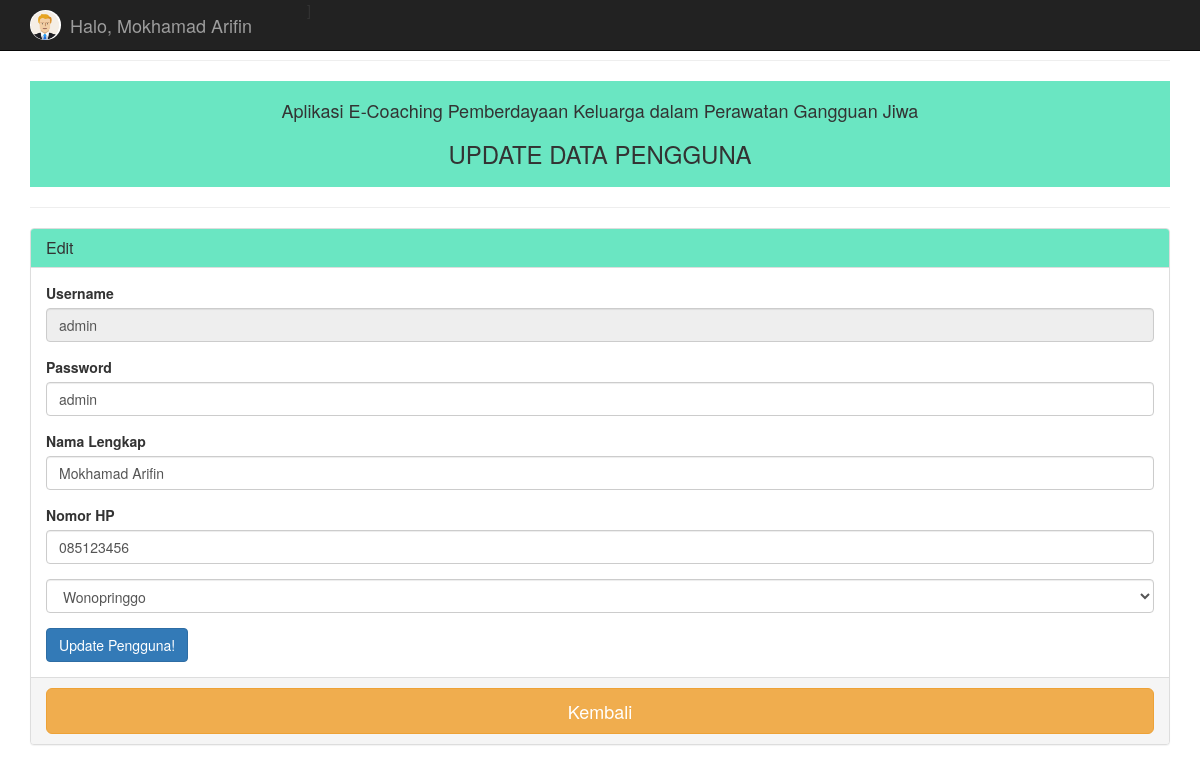
/editpengguna.php?id=admin (signed in), run on the app's committed database.
### tables this page shows
CREATE TABLE `user` (
  `username` varchar(20) NOT NULL,
  `password` varchar(50) NOT NULL,
  `level` enum('Administrator','Perawat','Kader','Dinas','Dokter','Keluarga') NOT NULL,
  `nama` varchar(200) NOT NULL,
  `no_hp` varchar(100) NOT NULL,
  `puskesmas` varchar(100) NOT NULL
);

### editpengguna.php (the view, shortened to what this page needs)
<?php
include "connection.php";
?>
<!DOCTYPE html>
<html>
<head>
    <link rel="stylesheet" href="assets/bootstrap/css/bootstrap.min.css">
    <link rel="stylesheet" href="assets/font-awesome/css/font-awesome.min.css">
</head>
<body>
    <nav class="navbar navbar-inverse navbar-fixed-top" role="navigation">
        <div class="container">
            <div class="navbar-header">]
                <a class="navbar-brand" href="#">
                    <?php
                    echo "<img style='height: 30px; margin-top: -5px;' src='assets/img/icon/avatar.png' class='img-circle'>";
                    ?>
                    <div class="pull-left">
                        <p style="margin: -25px 40px 10px;">Halo, <?php echo $_SESSION['nama']; ?></p>
                    </div>
                </a>
            </div>
        </div>
    </nav>
    <div class="container" style="margin-top:40px">
        <hr>
        <div class="d" style="background-color: #6ae6c2; padding:10px;">
            <h4 align=center>Aplikasi E-Coaching Pemberdayaan Keluarga dalam Perawatan Gangguan Jiwa</h4>
            <h3 align=center>UPDATE DATA PENGGUNA</h3>
        </div>
        <hr>
        <div class="panel panel-default">
            <div class="panel-heading" style="background-color:  #6ae6c2;">
                <h3 class="panel-title">Edit</h3>
            </div>
            <div class="panel-body">
                <div class="form-bottom">
                    <form role="form" action="" method="post">
                        <?php
                        $id = $_GET['id'];
                        $data = mysqli_query($connection, "select * from user where username='$id'");
                        while ($d = mysqli_fetch_array($data)) {
                        ?>
                            <div class="form-group">
                                <label>Username</label>
                                <input type="text" name="username" value="<?php echo $d['username']; ?>" class="form-control" id="form-username" readonly>
                            </div>
                            <div class="form-group">
                                <label>Password</label>
                                <input type="text" name="password" value="<?php echo $d['password']; ?>" class="form-control" id="form-password">
                            </div>
                            <div class="form-group">
                                <label>Nama Lengkap</label>
                                <input type="text" name="nama" value="<?php echo $d['nama']; ?>" class="form-control">
                            </div>
                            <div class="form-group">
                                <label>Nomor HP</label>
                                <input type="text" name="nohp" value="<?php echo $d['no_hp']; ?>" class="form-control">
                            </div>
                            <div class="form-group">
                                <select name="puskesmas" class="form-control" required>
                                    <option value="Wonopringgo" <?= ($d['puskesmas'] == 'Wonopringgo') ? 'selected' : '' ?>>Wonopringgo</option>
                                </select>
                            </div>
                            <button type="submit" name="submit" class="btn btn-primary">Update Pengguna!</button>
                        <?php
                        }
                        ?>
                    </form>
                </div>
            </div>
            <div class="panel-footer">
                <a href="data_pengguna.php"><button type="button" class="btn btn-block btn-warning btn-lg">Kembali</button></a>
            </div>
        </div>
    </div>
</body>
</html>

### data on the page
user: username "admin", password "admin", nama "Mokhamad Arifin", nohp "085123456", puskesmas "Wonopringgo"

### other printed values
$_SESSION['nama'] "Mokhamad Arifin"
